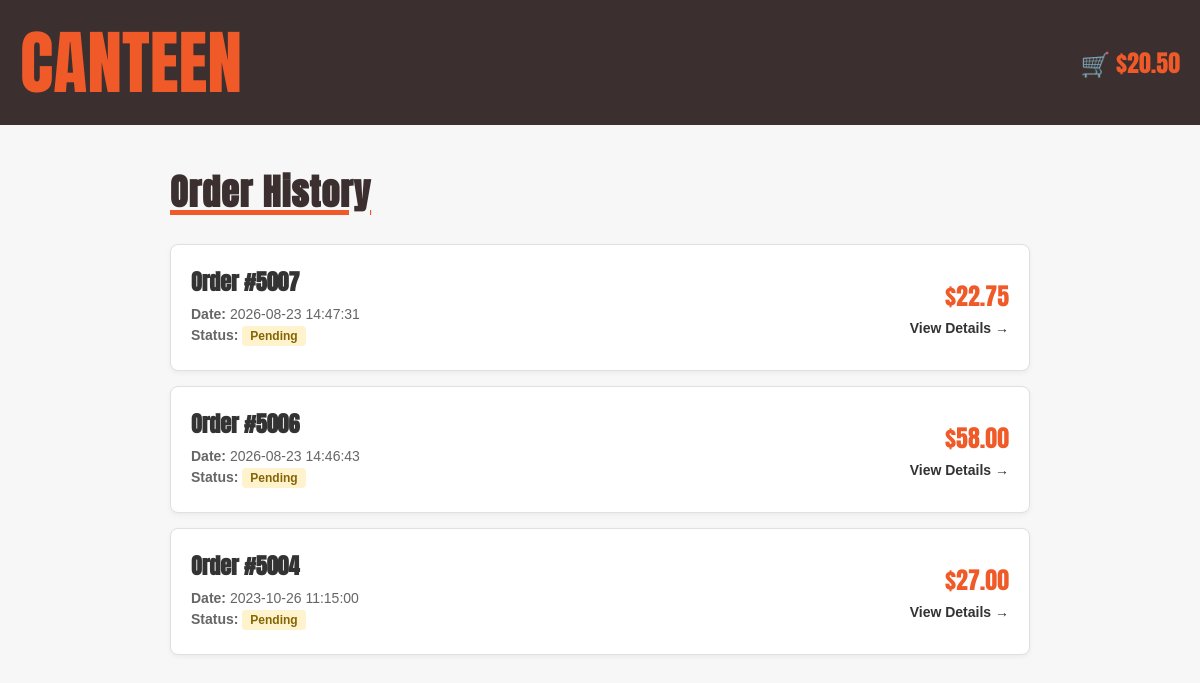
The page /order_history (signed in) on the database as committed earlier.
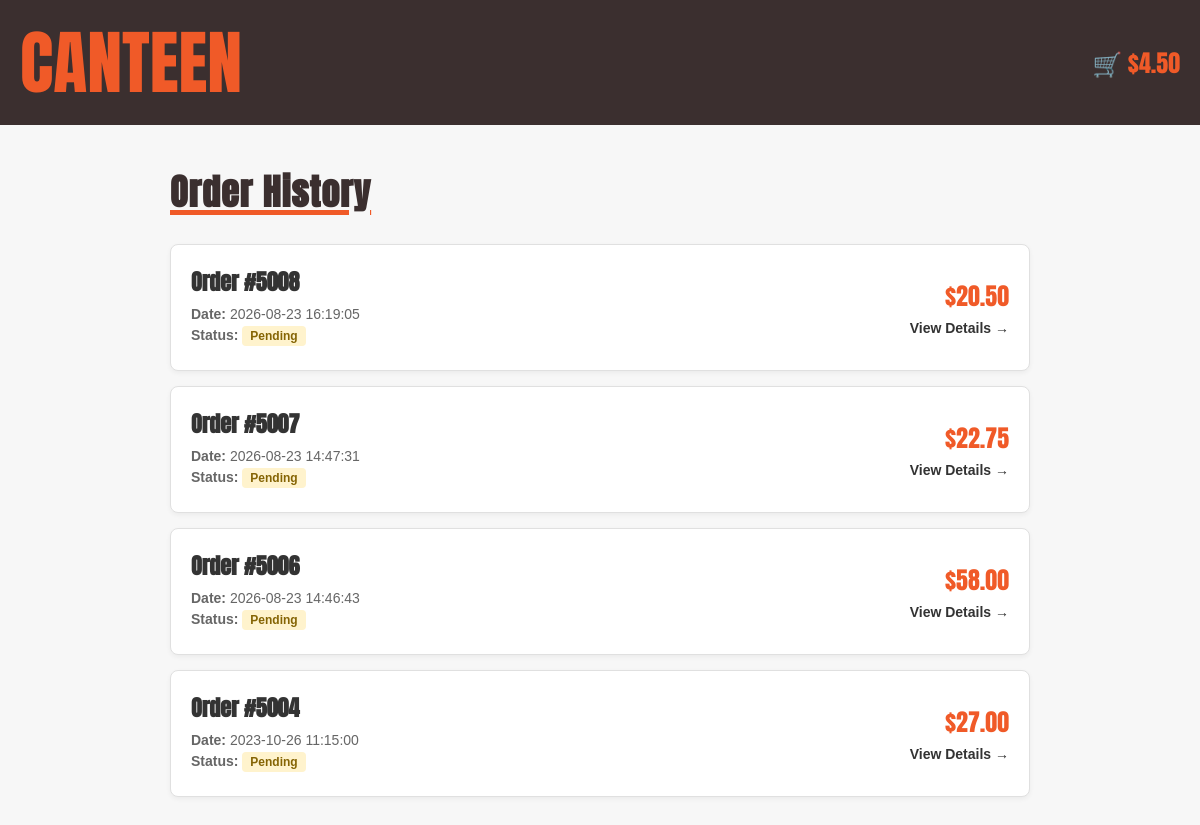
The same page on the database as committed later.
### tables this page shows
CREATE TABLE "Order" (order_ID INTEGER PRIMARY KEY NOT NULL UNIQUE, student_ID INTEGER (5) REFERENCES User (ID), order_date TEXT, total_price NUMERIC (10, 2), status INTEGER);

### app.py (the view)
@app.route('/order_history')
def order_history():
    if 'user_id' not in session:
        return redirect('/login')
    user_ID = session['user_id']
    db = get_db()
    db.row_factory = sqlite3.Row
    orders = db.execute(
        """
        SELECT order_ID, order_date, total_price, status
        FROM "Order"
        WHERE student_ID = ?
        ORDER BY order_date DESC
        """,
        (user_ID,)
    ).fetchall()
    return render_template('order_history.html', orders=orders, total=get_trolley_total())

### app.py (called while the page is built)
def get_db():
    db = getattr(g, '_database', None)
    if db is None:
        db = g._database = sqlite3.connect(DATABASE)
    return db

@app.teardown_appcontext
def close_connection(exception):
    db = getattr(g, '_database', None)
    if db is not None:
        db.close()

def get_trolley_total():
    if 'user_id' not in session:
        return 0.0
    user_ID = session['user_id']
    db = get_db()
    db.row_factory = sqlite3.Row
    trolley_items = db.execute(
        """
        SELECT Menu.price, Trolley.quantity
        FROM Trolley
        JOIN Menu ON Trolley.item_ID = Menu.item_ID
        WHERE Trolley.user_ID = ?
        """,
        (user_ID,)
    ).fetchall()
    return sum(item['price'] * item['quantity'] for item in trolley_items)

### templates/order_history.html (shortened to what this page needs)
<!DOCTYPE html>
<html lang="en">
<head>
  <link rel="stylesheet" href="{{ url_for('static', filename='style.css') }}">
    <link rel="stylesheet" href="{{ url_for('static', filename='order_history.css') }}">
</head>
<body>
  <header>
    <div class="top-bar">
      <div class="container top-bar-content">
        <div class="top-left"><a href="{{ url_for('home') }}">CANTEEN</a></div>
        <div class="cart">
          <a href="{{ url_for('trolley') }}" id="cart-total-link">🛒 ${{ "%.2f"|format(total) }}</a>
        </div>
      </div>
    </div>
  </header>
  <main class="history-container">
    <h1 class="history-title">Order History</h1>
    {% if orders %}
      <div class="order-history-list">
        {% for order in orders %}
          <a href="{{ url_for('order_detail', order_ID=order.order_ID) }}" class="order-history-card">
            <div class="order-card-info">
              <h3>Order #{{ order.order_ID }}</h3>
              <p><strong>Date:</strong> {{ order.order_date }}</p>
              <p>
                <strong>Status:</strong>
                {% if order.status == 1 %}
                  <span class="status-badge completed">Completed</span>
                {% else %}
                  <span class="status-badge pending">Pending</span>
                {% endif %}
              </p>
            </div>
            <div class="order-card-total">
              <p class="total-amount">${{ "%.2f"|format(order.total_price) }}</p>
              <span class="view-link">View Details &rarr;</span>
            </div>
          </a>
        {% endfor %}
      </div>
    {% else %}
      <p>You haven't placed any orders yet.</p>
      <a href="{{ url_for('home') }}" class="add-btn">Browse Menu</a>
    {% endif %}
  </main>
</body>
</html>

### static/style.css (style rules this page uses)
* { margin: 0; padding: 0; box-sizing: border-box; }
body { margin: 0; padding: 0; overflow-x: hidden; background-color: #f7f7f7; font-family: "Anton", sans-serif; text-transform: uppercase; }
.container { width: 100%; max-width: 1400px; margin-left: auto; margin-right: auto; padding-left: 20px; padding-right: 20px; }
.top-bar { background: #3b2f2f; width: 100%; padding: 10px 0; }
.top-bar-content { display: flex; justify-content: space-between; align-items: center; }
.top-left, .top-right { flex: 1; }
.top-left a { color: #f05a28; font-size: 70px; text-decoration: none; display: flex; }
.cart a { margin-left: auto; padding: 12px 0px 12px 20px; }
h1 { font-weight: 700; font-style: normal; text-align: left; margin: 25px 0 20px 0; color: #3b2f2f; }

### static/order_history.css (style rules this page uses)
body { text-transform: none; }
.cart a { margin-left: auto; padding: 12px 0px 12px 20px; text-decoration: none; color: #f05a28; font-weight: 400; display: inline-block; font-size: 24px; }
.history-container { max-width: 900px; margin: 40px auto; padding: 0 20px; font-family: Arial, sans-serif; }
.history-title { font-family: 'Anton', sans-serif; font-size: 36px; color: #3b2f2f; margin-bottom: 25px; letter-spacing: 1px; text-decoration: underline; text-decoration-color: #f05a28; text-decoration-thickness: 5px; }
.order-history-list { display: flex; flex-direction: column; gap: 15px; }
.order-history-card { display: flex; justify-content: space-between; align-items: center; background-color: #ffffff; border: 1px solid #e0e0e0; border-radius: 8px; padding: 20px; text-decoration: none; color: #333333; box-shadow: 0 2px 5px rgba(0,0,0,0.05); transition: transform 0.2s ease, border-color 0.2s ease; }
.order-card-info h3 { font-family: 'Anton', sans-serif; font-size: 22px; color: #333333; margin: 0 0 8px 0; text-decoration: none; }
.order-card-info p { margin: 4px 0; font-size: 14px; color: #666666; }
.status-badge { display: inline-block; padding: 3px 8px; border-radius: 4px; font-size: 12px; font-weight: bold; }
.status-badge.pending { background-color: #fff3cd; color: #856404; }
.order-card-total { text-align: right; }
.total-amount { font-family: 'Anton', sans-serif; font-size: 24px; color: #f05a28; margin: 0 0 5px 0; }
.view-link { font-size: 14px; font-weight: bold; color: #333333; }

Rows that differ between the two databases and show on the page:
added Order: order_ID "5008", order_date "2026-08-23 16:19:05", status "Pending", total_price "20.50"
Other text that changed with them:
{{ "%.2f"|format(total) }}: "20.50" → "4.50"
